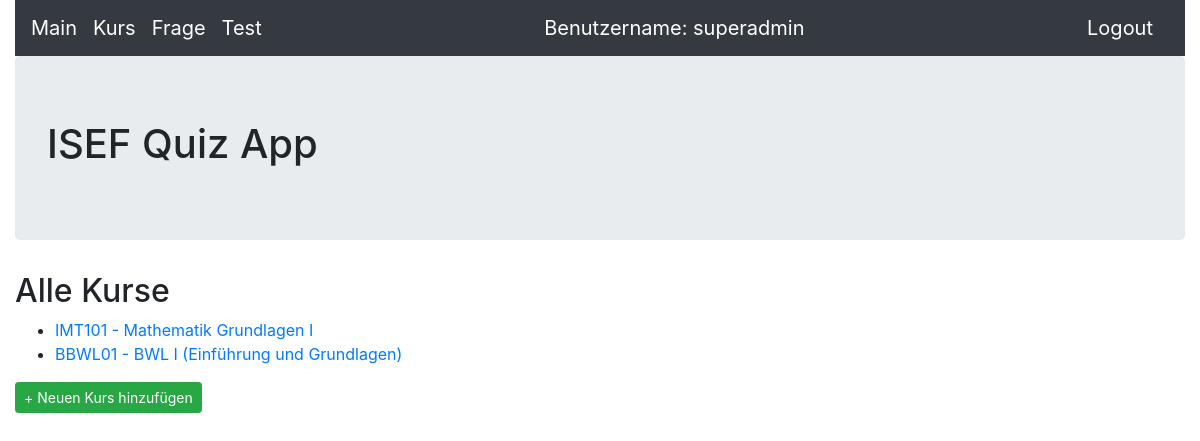
The app's page /kurs (signed in) with its own data.
### quiz/models.py (models this page shows, shortened)
class Kurs(models.Model):
    name = models.CharField(max_length=50,help_text='Geben Sie den Namen des Kurses ein')
    beschreibung = models.CharField(max_length=255,help_text='Geben Sie die Beschreibung des Kurses ein')

### quiz/views.py (the view)
# urls.py: path('kurs', KursHome.as_view(), name='kurs_start'),
class KursHome(AuthListView):
    model = Kurs
    template_name = 'kurs/kurs_home.html'

### quiz/templates/kurs/kurs_home.html
{% extends 'base.html' %}
{% block content %}
<h2>Alle Kurse</h2>
<ul>
    {% for kurs in object_list %}
	<li><a href="{% url 'kurs_detail' kurs.pk %}">{{ kurs.name }} - {{ kurs.beschreibung }}</a></li>
    {% endfor %}
</ul>
<a class="btn btn-success btn-sm" href="{% url 'neuer_kurs' %}">+ Neuen Kurs hinzufügen</a>
{% endblock content %}

### templates/base.html (shortened to what this page needs)
<!DOCTYPE html>
<html>
  <head>
	<link rel="stylesheet" href="https://stackpath.bootstrapcdn.com/bootstrap/4.5.0/css/bootstrap.min.css">
  </head>
  <body>
    <div class="container-fluid">
        <header>
            <nav class="navbar navbar-expand-lg navbar-dark bg-dark">
				<a class="navbar-brand" href="{% url 'index' %}">Main</a>
                <a class="navbar-brand" href="{% url 'kurs_start' %}">Kurs</a>
				<a class="navbar-brand" href="{% url 'frage_start' %}">Frage</a>
				<a class="navbar-brand" href="{% url 'test_select' %}">Test</a>
				{% if user.is_authenticated %}
                <a class="navbar-brand ml-auto order-md-last">Benutzername: {{ user.get_username }}</a>
                <a class="navbar-brand ml-auto order-md-last" href="{% url 'logout'%}?next={{request.path}}">Logout</a>
                {% else %}
                <a class="navbar-brand ml-auto order-md-last" href="{% url 'login'%}?next={{request.path}}">Login</a>
                {% endif %}
            </nav>
        </header>
        <div class="jumbotron">
            <h1>ISEF Quiz App</h1>
        </div>
        {% block content %}
        {% endblock content %}
    </div>
  </body>
</html>

### records on screen
Kurs: name "IMT101", beschreibung "Mathematik Grundlagen I"
Kurs: name "BBWL01", beschreibung "BWL I (Einführung und Grundlagen)"

### other values on screen
{{ user.get_username }} "superadmin"
